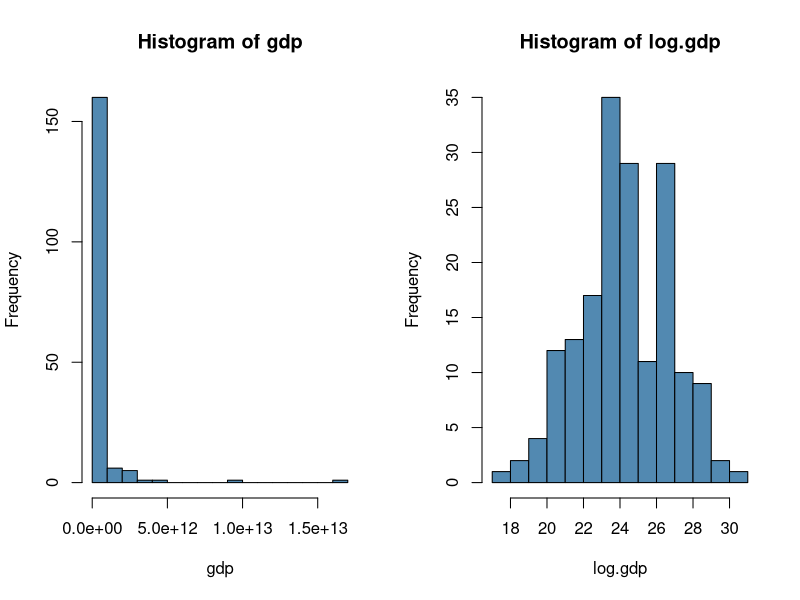

Here is the R script that generated this plot:
## ---- chunk 1
data <- read.table('gdp2013.txt', header = TRUE, sep =' ')
data <- na.omit(data)
gdp <- data$Y2013
log.gdp <- log(data$Y2013)
par(mfrow=c(1,2))
hist(gdp,breaks = 12,col='#5289B1')
hist(log.gdp,breaks = 12,col='#5289B1')
## ---- chunk 2
summary(log.gdp)
## ---- chunk 3
IQR <- 26.13-22.73
lbound <- 22.73-1.5*IQR
ubound <- 26.13+1.5*IQR
data[log(data$Y2013)>ubound,]
data[log(data$Y2013)<lbound,]
## ---- chunk 4
mean(log.gdp)
var(log.gdp)
(length(log.gdp)-1)/length(log.gdp)*var(log.gdp)
## ---- chunk 5
set.seed(8027)
skip <- 10

sample.mean <- c(); sample.var <- c()

for (sim in 1:10000) {
    hide.index <- sample(1:length(log.gdp), skip)
    new.gdp <- log.gdp[-hide.index]
    sample.mean[sim] <- mean(new.gdp)
    sample.var[sim] <- var(new.gdp)
}

mean(sample.mean)
mean(sample.var)*(length(log.gdp)-skip-1)/(length(log.gdp)-skip)
